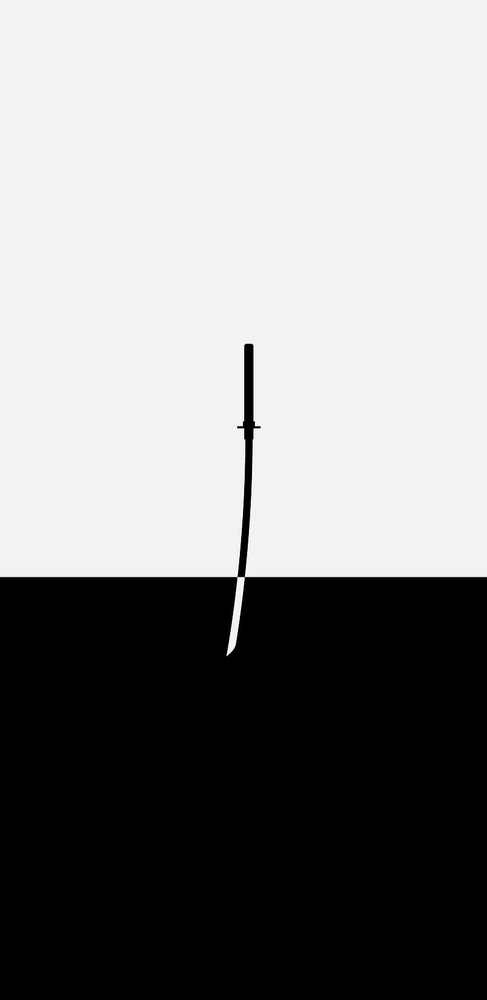
#> input picture img2.jpg, 487 x 1000 px, shrunk from 800 x 1644 before the run
$ python -i energy_functions.py   (imports and definitions only)   (older library calls are emulated)
#> lines starting #> are read from the running program, lines starting #| are printed output that depends on the picture
#> further down, picture is the input picture: shape (1000, 487, 3); min 0, max 255, mean 139
import numpy as np
import cv2

def compute_magnitude(img, k=3):

    # Compute the x and y gradients using Sobel operators on each color channel
#> called with k = 3
    grad_x_r = cv2.Sobel(img[:,:,0], cv2.CV_64F, 1, 0, ksize=k)
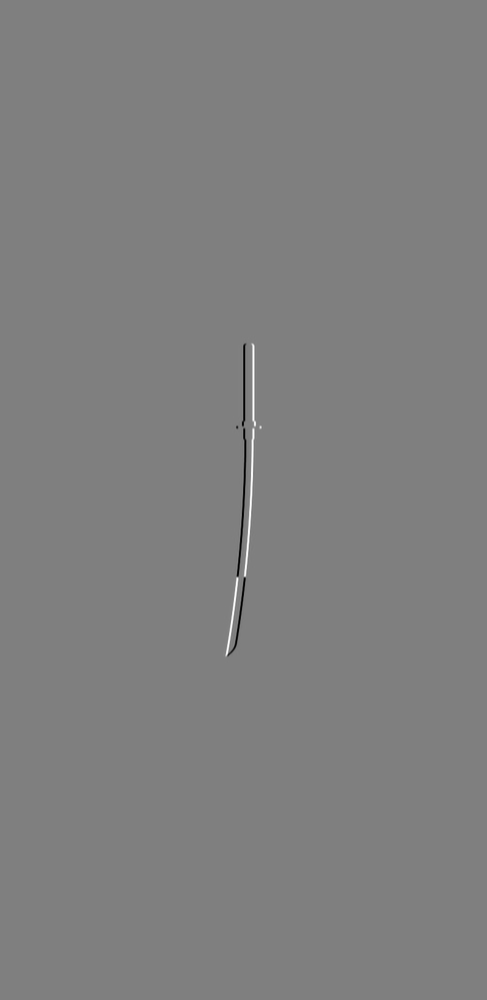
#> grad_x_r: shape (1000, 487) float64; min -1020, max 1020, mean 0; drawn with min black and max white
    grad_y_r = cv2.Sobel(img[:,:,0], cv2.CV_64F, 0, 1, ksize=k)
    grad_x_g = cv2.Sobel(img[:,:,1], cv2.CV_64F, 1, 0, ksize=k)
    grad_y_g = cv2.Sobel(img[:,:,1], cv2.CV_64F, 0, 1, ksize=k)
    grad_x_b = cv2.Sobel(img[:,:,2], cv2.CV_64F, 1, 0, ksize=k)
    grad_y_b = cv2.Sobel(img[:,:,2], cv2.CV_64F, 0, 1, ksize=k)

    # Compute the energy function at each pixel using the magnitude of the x and y gradients for each color channel
    energy_r = np.abs(grad_x_r) + np.abs(grad_y_r)
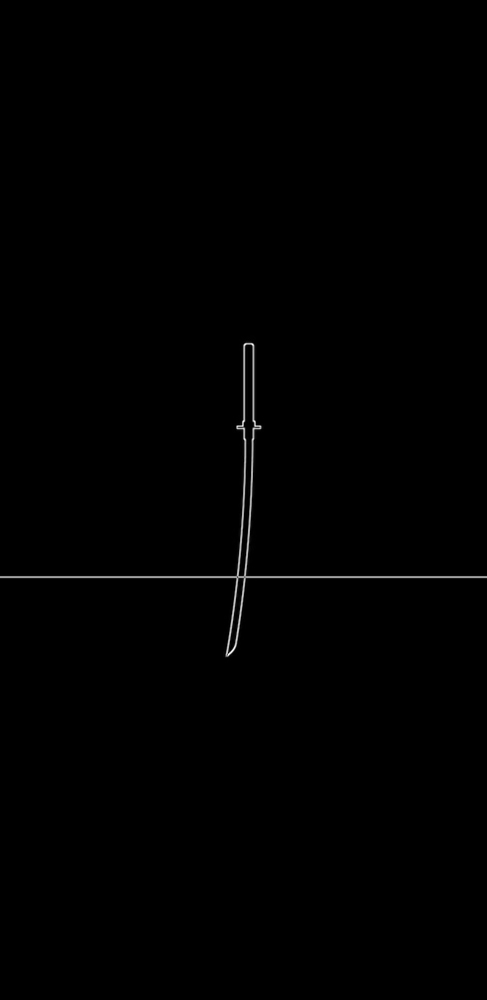
#> energy_r: shape (1000, 487) float64; min 0, max 1448, mean 4.9; drawn with min black and max white
    energy_g = np.abs(grad_x_g) + np.abs(grad_y_g)
    energy_b = np.abs(grad_x_b) + np.abs(grad_y_b)

    # Compute the total energy by summing the energy across the three color channels
    energy = energy_r + energy_g + energy_b

    return energy


def compute_laplacian(img, k=3):
    gray = cv2.cvtColor(img, cv2.COLOR_RGB2GRAY)

    # Apply a Laplacian filter kernel to the grayscale image
    laplacian = cv2.Laplacian(gray, cv2.CV_64F, ksize=k)

    # Compute the absolute value of the Laplacian to get the energy map
    energy_map = np.abs(laplacian)

    return energy_map

>>> import cv2
>>> picture = cv2.cvtColor(cv2.imread('img2.jpg'), cv2.COLOR_BGR2RGB)
>>> result = compute_magnitude(picture)

$ run again, on illusion1.jpg
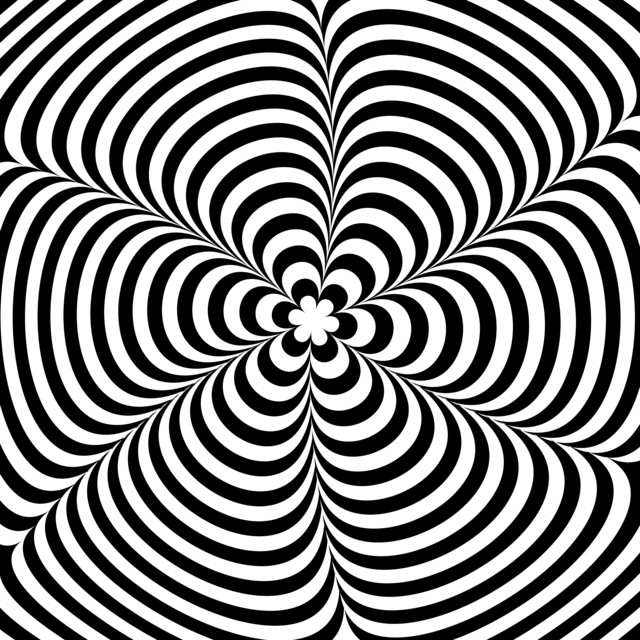
#> input picture illusion1.jpg, 640 x 640 px
#> picture is the input picture: shape (640, 640, 3); min 0, max 255, mean 127.8
#> in compute_magnitude, `grad_y_r = cv2.Sobel(img[:,:,0], cv2.CV_64F, 0, 1, ksize=k)`:
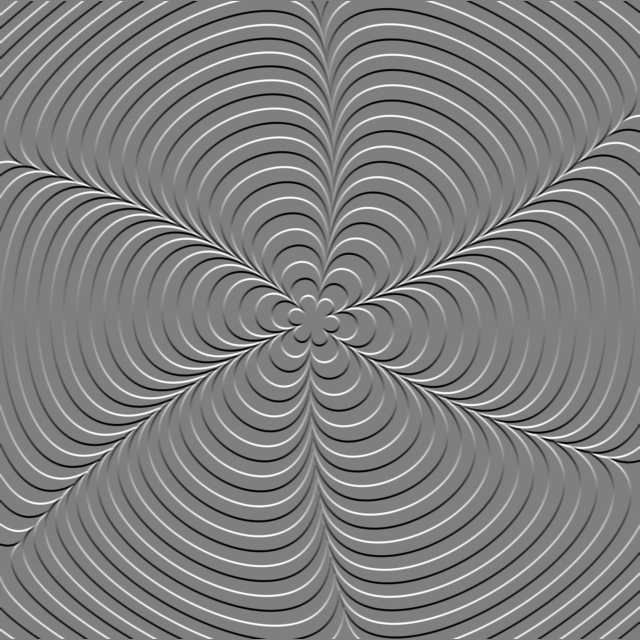
#> grad_y_r: shape (640, 640) float64; min -1020, max 1020, mean -0.4; drawn with min black and max white
#> in compute_magnitude, `energy_r = np.abs(grad_x_r) + np.abs(grad_y_r)`:
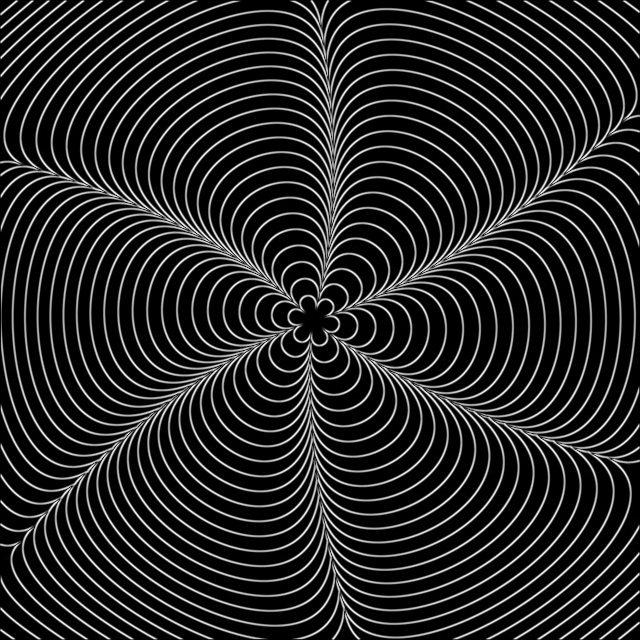
#> energy_r: shape (640, 640) float64; min 0, max 1502, mean 222.1; drawn with min black and max white
